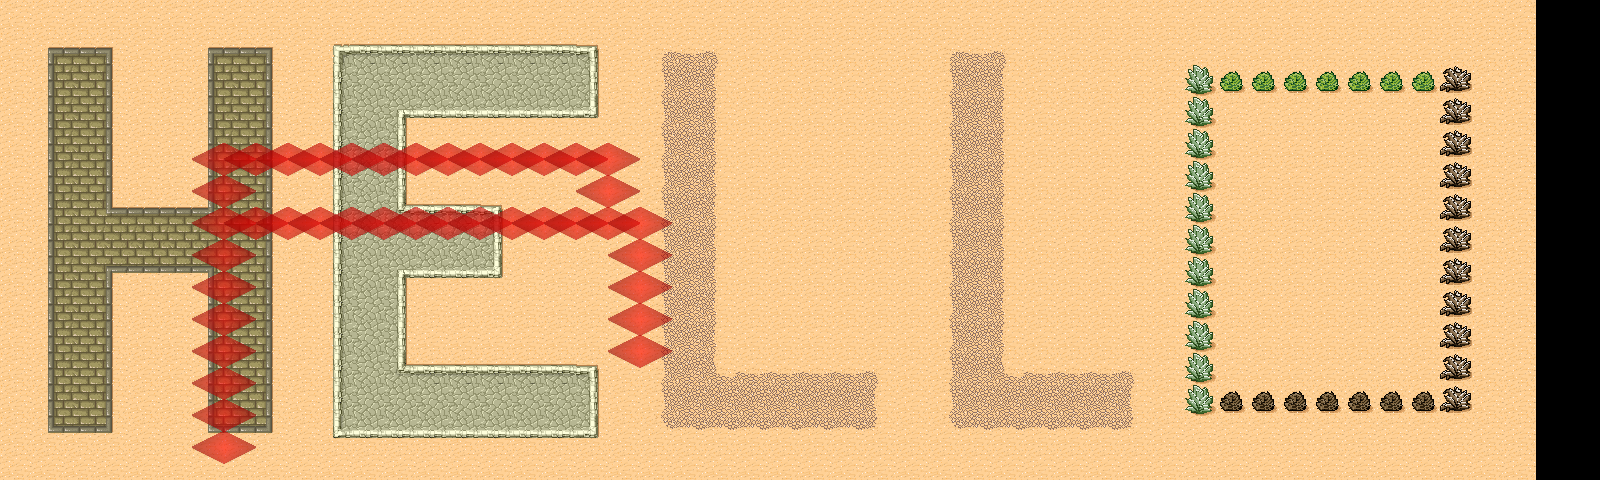

The image is a tile-based game level rendered from a .tmx file. Its description and source (layers, tilesets, objects; grid data summarised) follow:
An orthogonal 50x15 tile map with 32x32 px tiles, 2 tile layers (Capa de Patrones 1, Colliders), 2 tilesets and 6 objects.

<map version="1.0" orientation="orthogonal" renderorder="right-down" width="50" height="15" tilewidth="32" tileheight="32" nextobjectid="8">
 <tileset firstgid="1" name="Desert" tilewidth="32" tileheight="32" spacing="1" margin="1" tilecount="48" columns="8">
  <image source="tmw_desert_spacing.png" width="265" height="199" />
  <terraintypes>
   <terrain name="Bricks" tile="9" />
   <terrain name="Rocks" tile="33" />
   <terrain name="Dirt" tile="14" />
   <terrain name="Desert" tile="29" />
  </terraintypes>
  <tile id="0" terrain="3,3,3,0" />
  <tile id="1" terrain="3,3,0,0" />
  <tile id="2" terrain="3,3,0,3" />
  <tile id="3" terrain="2,2,2,3" />
  <tile id="4" terrain="2,2,3,2" />
  <tile id="5" terrain="3,3,3,2" />
  <tile id="6" terrain="3,3,2,2" />
  <tile id="7" terrain="3,3,2,3" />
  <tile id="8" terrain="3,0,3,0" />
  <tile id="9" terrain="0,0,0,0" />
  <tile id="10" terrain="0,3,0,3" />
  <tile id="11" terrain="2,3,2,2" />
  <tile id="12" terrain="3,2,2,2" />
  <tile id="13" terrain="3,2,3,2" />
  <tile id="14" terrain="2,2,2,2" />
  <tile id="15" terrain="2,3,2,3" />
  <tile id="16" terrain="3,0,3,3" />
  <tile id="17" terrain="0,0,3,3" />
  <tile id="18" terrain="0,3,3,3" />
  <tile id="19" terrain="0,0,0,3" />
  <tile id="20" terrain="0,0,3,0" />
  <tile id="21" terrain="3,2,3,3" />
  <tile id="22" terrain="2,2,3,3" />
  <tile id="23" terrain="2,3,3,3" />
  <tile id="24" terrain="3,3,3,1" />
  <tile id="25" terrain="3,3,1,1" />
  <tile id="26" terrain="3,3,1,3" />
  <tile id="27" terrain="0,3,0,0" />
  <tile id="28" terrain="3,0,0,0" />
  <tile id="29" terrain="3,3,3,3" />
  <tile id="32" terrain="3,1,3,1" />
  <tile id="33" terrain="1,1,1,1" />
  <tile id="34" terrain="1,3,1,3" />
  <tile id="35" terrain="1,1,1,3" />
  <tile id="36" terrain="1,1,3,1" />
  <tile id="40" terrain="3,1,3,3" />
  <tile id="41" terrain="1,1,3,3" />
  <tile id="42" terrain="1,3,3,3" />
  <tile id="43" terrain="1,3,1,1" />
  <tile id="44" terrain="3,1,1,1" />
 </tileset>
 <tileset firstgid="49" name="meta2" tilewidth="64" tileheight="64" tilecount="2" columns="2">
  <image source="meta2.png" width="128" height="64" />
  <tile id="1">
   <properties>
    <property name="Navigation" type="int" value="1" />
   </properties>
  </tile>
 </tileset>
 <layer name="Capa de Patrones 1" width="50" height="15">
  <data>[750 cells, 720 non-empty, 39 distinct tile ids]</data>
 </layer>
 <layer name="Colliders" width="50" height="15">
  <properties>
   <property name="Navigation" type="int" value="1" />
  </properties>
  <data>[750 cells, 40 non-empty, 1 distinct tile ids]</data>
 </layer>
 <objectgroup name="Objects_Layer">
  <properties>
   <property name="Navigation" type="int" value="1" />
   <property name="objects_number" type="int" value="6" />
  </properties>
  <object id="2" x="54" y="27" width="711" height="102" />
  <object id="3" x="49" y="144" width="111" height="190" />
  <object id="4" x="339" y="255" width="270" height="119" />
  <object id="5" x="734" y="153" width="97" height="199" />
  <object id="6" x="456" y="388" width="282" height="79" />
  <object id="7" x="39" y="365" width="129" height="99" />
 </objectgroup>
</map>
